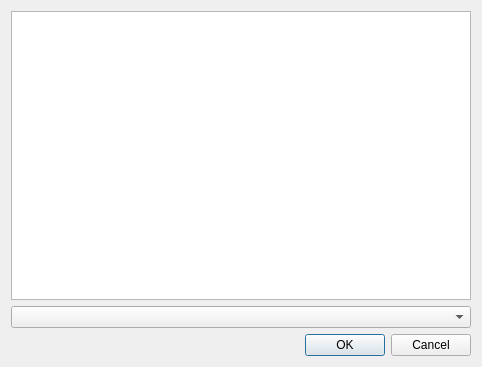
<?xml version="1.0" encoding="UTF-8"?>
<ui version="4.0">
 <class>Dialog_selectitems</class>
 <widget class="QDialog" name="Dialog_selectitems">
  <property name="geometry">
   <rect>
    <x>0</x>
    <y>0</y>
    <width>482</width>
    <height>367</height>
   </rect>
  </property>
  <property name="windowTitle">
   <string>Select Items</string>
  </property>
  <layout class="QGridLayout" name="gridLayout">
   <item row="1" column="0">
    <widget class="QComboBox" name="comboBox">
     <property name="enabled">
      <bool>true</bool>
     </property>
    </widget>
   </item>
   <item row="0" column="0">
    <widget class="QListView" name="listView"/>
   </item>
   <item row="2" column="0">
    <widget class="QDialogButtonBox" name="buttonBox">
     <property name="orientation">
      <enum>Qt::Horizontal</enum>
     </property>
     <property name="standardButtons">
      <set>QDialogButtonBox::Cancel|QDialogButtonBox::Ok</set>
     </property>
    </widget>
   </item>
  </layout>
 </widget>
 <resources/>
 <connections>
  <connection>
   <sender>buttonBox</sender>
   <signal>accepted()</signal>
   <receiver>Dialog_selectitems</receiver>
   <slot>accept()</slot>
   <hints>
    <hint type="sourcelabel">
     <x>248</x>
     <y>254</y>
    </hint>
    <hint type="destinationlabel">
     <x>157</x>
     <y>274</y>
    </hint>
   </hints>
  </connection>
  <connection>
   <sender>buttonBox</sender>
   <signal>rejected()</signal>
   <receiver>Dialog_selectitems</receiver>
   <slot>reject()</slot>
   <hints>
    <hint type="sourcelabel">
     <x>316</x>
     <y>260</y>
    </hint>
    <hint type="destinationlabel">
     <x>286</x>
     <y>274</y>
    </hint>
   </hints>
  </connection>
 </connections>
</ui>
